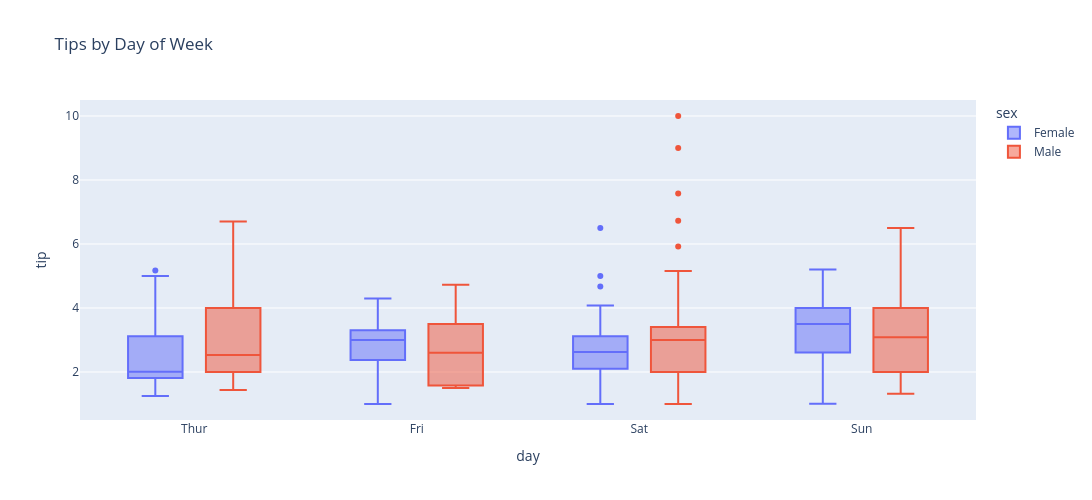

Notebook source saved alongside this figure:
### Markdown cell above
---

**6. Інтерактивний box plot: чайові за днями та статтю**

Створіть інтерактивний box plot для чайових за днями тижня з розбивкою за кольором по статі.

### Code cell
px.box(df, 
       x='day', 
       y='tip', 
       color='sex',
       title='Tips by Day of Week', 
       category_orders={'day': ['Thur', 'Fri', 'Sat', 'Sun']}, 
       width=1100, 
       height=500)

### Figure 1 — Plotly figure (JSON) as saved in the notebook; plotly's stock layout.template omitted (floating-point values rounded to 4 significant figures; data arrays with more than 128 entries replaced by an {"elided": "..."} marker saying what was removed)
{"data": [{"alignmentgroup": "True", "hovertemplate": "sex=Female<br>day=%{x}<br>tip=%{y}<extra></extra>", "legendgroup": "Female", "marker": {"color": "#636efa"}, "name": "Female", "notched": false, "offsetgroup": "Female", "orientation": "v", "showlegend": true, "type": "box", "x": ["Sun", "Sun", "Sun", "Sun", "Sun", "Sun", "Sat", "Sat", "Sat", "Sat", "Sat", "Sat", "Sun", "Sun", "Sat", "Sat", "Sat", "Sat", "Sat", "Sat", "Sat", "Thur", "Thur", "Fri", "Fri", "Fri", "Fri", "Fri", "Sat", "Sat", "Sat", "Sat", "Sat", "Sun", "Sun", "Thur", "Thur", "Thur", "Thur", "Thur", "Thur", "Thur", "Thur", "Thur", "Thur", "Thur", "Thur", "Thur", "Thur", "Thur", "Thur", "Thur", "Thur", "Thur", "Thur", "Thur", "Thur", "Sun", "Sun", "Sun", "Sun", "Sun", "Sat", "Sat", "Sun", "Sun", "Sun", "Thur", "Thur", "Thur", "Thur", "Thur", "Thur", "Thur", "Sat", "Sat", "Sat", "Sat", "Sat", "Fri", "Fri", "Fri", "Fri", "Sat", "Sat", "Sat", "Thur"], "x0": " ", "xaxis": "x", "y": [1.01, 3.61, 5.0, 3.02, 1.67, 3.5, 2.75, 2.23, 3.0, 3.0, 2.45, 3.07, 2.6, 5.2, 1.5, 2.47, 1.0, 3.0, 3.14, 5.0, 2.2, 1.83, 5.17, 1.0, 4.3, 3.25, 2.5, 3.0, 2.5, 3.48, 4.08, 4.0, 1.0, 4.0, 3.5, 1.5, 1.8, 2.92, 1.68, 2.52, 4.2, 2.0, 2.0, 2.83, 1.5, 2.0, 3.25, 1.25, 2.0, 2.0, 2.75, 3.5, 5.0, 2.3, 1.5, 1.36, 1.63, 5.14, 3.75, 2.61, 2.0, 3.0, 1.61, 2.0, 4.0, 3.5, 3.5, 4.19, 5.0, 2.0, 2.01, 2.0, 2.5, 3.23, 2.23, 2.5, 6.5, 1.1, 3.09, 3.48, 3.0, 2.5, 2.0, 2.88, 4.67, 2.0, 3.0], "y0": " ", "yaxis": "y"}, {"alignmentgroup": "True", "hovertemplate": "sex=Male<br>day=%{x}<br>tip=%{y}<extra></extra>", "legendgroup": "Male", "marker": {"color": "#EF553B"}, "name": "Male", "notched": false, "offsetgroup": "Male", "orientation": "v", "showlegend": true, "type": "box", "x": {"elided": "157 str values"}, "x0": " ", "xaxis": "x", "y": {"elided": "157 float values"}, "y0": " ", "yaxis": "y"}], "layout": {"boxmode": "group", "height": 500, "legend": {"title": {"text": "sex"}, "tracegroupgap": 0}, "title": {"text": "Tips by Day of Week"}, "width": 1100, "xaxis": {"anchor": "y", "categoryarray": ["Thur", "Fri", "Sat", "Sun"], "categoryorder": "array", "domain": [0, 1], "title": {"text": "day"}}, "yaxis": {"anchor": "x", "domain": [0, 1], "title": {"text": "tip"}}}}
